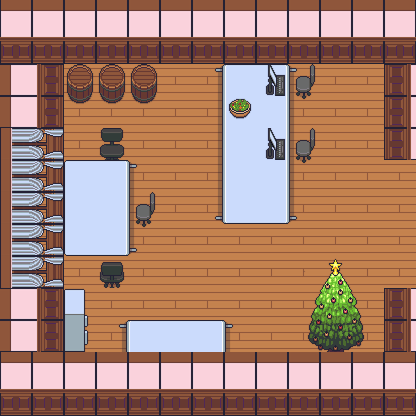

Below is a game level as drawn by its tile map, then a one-line description and the .tmx that defines it (tile-layer data replaced by summaries):
An orthogonal 13x13 tile map with 32x32 px tiles, 6 tile layers (Floor, Wall, ItemsPutOnTheFloor, ItemsPutOnTheDesk, ...), 3 tilesets.

<map version="1.10" tiledversion="1.11.2" orientation="orthogonal" renderorder="right-down" width="13" height="13" tilewidth="32" tileheight="32" infinite="0" nextlayerid="9" nextobjectid="1">
 <tileset firstgid="1" source="ImageIcon2.tsx" />
 <tileset firstgid="233" source="Icon.tsx" />
 <tileset firstgid="352" source="ImageIcon3.tsx" />
 <layer id="1" name="Floor" width="13" height="13">
  <data>[169 cells, 169 non-empty, 1 distinct tile ids]</data>
 </layer>
 <layer id="2" name="Wall" width="13" height="13">
  <data>[169 cells, 75 non-empty, 4 distinct tile ids]</data>
 </layer>
 <layer id="3" name="ItemsPutOnTheFloor" width="13" height="13">
  <data>[169 cells, 51 non-empty, 22 distinct tile ids]</data>
 </layer>
 <layer id="6" name="ItemsPutOnTheDesk" width="13" height="13">
  <data>[169 cells, 3 non-empty, 2 distinct tile ids]</data>
 </layer>
 <layer id="7" name="Chair" width="13" height="13">
  <data>[169 cells, 8 non-empty, 4 distinct tile ids]</data>
 </layer>
 <layer id="8" name="ItemPutOnWall" width="13" height="13">
  <data>[169 cells, 10 non-empty, 2 distinct tile ids]</data>
 </layer>
</map>
